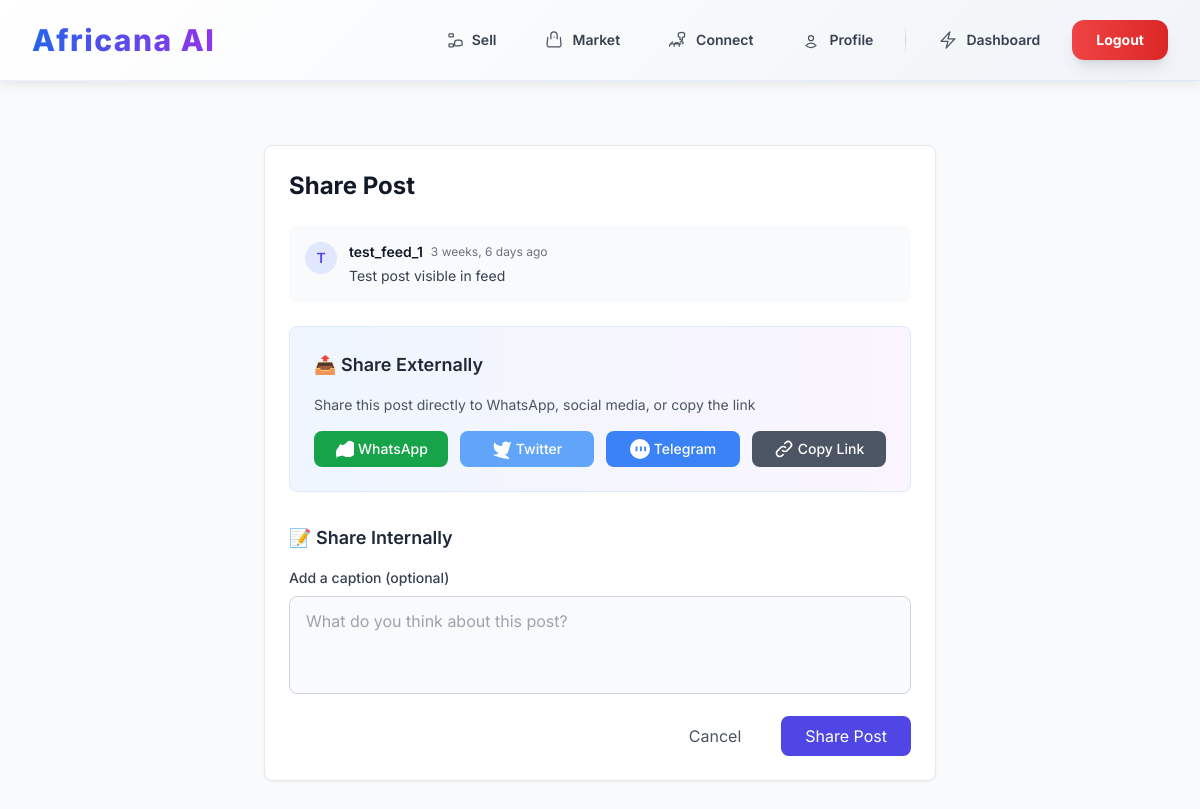
The page /hotel/share-post/8/ (signed in) on the database its author committed.
### hotel/models.py (models this page shows, shortened)
class Post(models.Model):
    author = models.ForeignKey(settings.AUTH_USER_MODEL, on_delete=models.CASCADE, related_name='posts')
    content = models.TextField()
    image = models.ImageField(upload_to='posts/', blank=True, null=True)
    location = models.CharField(max_length=255, blank=True, null=True)
    created_at = models.DateTimeField(auto_now_add=True)
    updated_at = models.DateTimeField(auto_now=True)

### users/models.py (models this page shows, shortened)
class CustomUser(AbstractUser):
    headline = models.CharField(_("Headline"), max_length=255, blank=True, null=True,
                                help_text=_("A professional title or summary, like 'Senior Django Developer'"))
    about = models.TextField(_("About Summary"), blank=True, null=True,
                             help_text=_("A summary of your professional journey and goals."))
    location = models.CharField(_("Location"), max_length=100, blank=True, null=True)
    language = models.CharField(_("Preferred Language"), max_length=10, default='en',
                                help_text=_("User's preferred language for content, e.g., 'en', 'sw', 'fr'"))
    profile_image = CloudinaryField('profile_image', blank=True, null=True,
                                    help_text=_("Upload a professional profile picture."))
    user_type = models.CharField(_("User Type"), max_length=20, choices=[
        ('regular', 'Regular User'),
        ('investor', 'Investor'),
    ], default='regular', help_text=_("Type of user account."))
    is_approved = models.BooleanField(_("Is Approved"), default=False,
                                      help_text=_("Whether this investor account is approved to post partner content."))
    groups = models.ManyToManyField(
        Group,
        verbose_name=_('groups'),
        blank=True,
        related_name="customuser_set",
        related_query_name="customuser",
    )
    user_permissions = models.ManyToManyField(
        Permission,
        verbose_name=_('user permissions'),
        blank=True,
        related_name="customuser_permissions_set",
        related_query_name="customuser_permission",
    )
    def get_full_name(self):
        full_name = f"{self.first_name} {self.last_name}"
        return full_name.strip()

### hotel/views.py (the view, shortened to what this page needs)
# urls.py: path('share-post/<int:post_id>/', views.share_post, name='share_post'),
@login_required
def share_post(request, post_id):
    post = get_object_or_404(Post, id=post_id)
    return render(request, 'hotel/share_post.html', {'post': post})

### hotel/templates/hotel/share_post.html (shortened to what this page needs)
{% extends "base.html" %}
{% load static %}
{% block content %}
<div class="bg-gray-50 min-h-screen py-16 px-4">
    <div class="max-w-2xl mx-auto">
        <div class="bg-white rounded-lg shadow-sm border border-gray-200 p-6">
            <h1 class="text-2xl font-bold text-gray-900 mb-6">Share Post</h1>
            <div class="bg-gray-50 rounded-lg p-4 mb-6">
                <div class="flex items-start space-x-3">
                    <div class="w-8 h-8 bg-indigo-100 rounded-full flex items-center justify-center">
                        <span class="text-indigo-600 font-semibold text-sm">{{ post.author.username|first|upper }}</span>
                    </div>
                    <div class="flex-1">
                        <div class="flex items-center space-x-2">
                            <h3 class="font-semibold text-gray-900 text-sm">{{ post.author.get_full_name|default:post.author.username }}</h3>
                            <span class="text-gray-500 text-xs">{{ post.created_at|timesince }} ago</span>
                        </div>
                        <p class="text-gray-700 text-sm mt-1">{{ post.content }}</p>
                    </div>
                </div>
            </div>
            <div class="mb-8 p-6 bg-gradient-to-r from-blue-50 to-purple-50 rounded-lg border border-blue-100">
                <h2 class="text-lg font-semibold text-gray-800 mb-4">📤 Share Externally</h2>
                <p class="text-sm text-gray-600 mb-4">Share this post directly to WhatsApp, social media, or copy the link</p>
                <div class="grid grid-cols-2 sm:grid-cols-4 gap-3">
                    <button onclick="shareToWhatsApp('{{ post.content|truncatewords:20 }}', '{{ request.build_absolute_uri }}/')" class="flex items-center justify-center px-4 py-2 bg-green-600 text-white rounded-lg hover:bg-green-700 transition-colors duration-200 text-sm font-medium">
                        WhatsApp
                    </button>
                    <button onclick="shareToTwitter('{{ post.content|truncatewords:20 }}', '{{ request.build_absolute_uri }}/')" class="flex items-center justify-center px-4 py-2 bg-blue-400 text-white rounded-lg hover:bg-blue-500 transition-colors duration-200 text-sm font-medium">
                        <svg class="w-5 h-5 mr-1" fill="currentColor" viewBox="0 0 24 24"><path d="M23 3a10.9 10.9 0 01-3.14 1.53 4.48 4.48 0 00-7.86 3v1A10.66 10.66 0 013 4s-4 9 5 13a11.64 11.64 0 01-7 2s9 5 20 5a9.5 9.5 0 00-9-5.5c4.75 2.25 7-2 7-2z"/></svg>
                        Twitter
                    </button>
                    <button onclick="shareTelegram('{{ post.content|truncatewords:20 }}', '{{ request.build_absolute_uri }}/')" class="flex items-center justify-center px-4 py-2 bg-blue-500 text-white rounded-lg hover:bg-blue-600 transition-colors duration-200 text-sm font-medium">
                        Telegram
                    </button>
                    <button onclick="copyShareLink('{{ request.build_absolute_uri }}/')" class="flex items-center justify-center px-4 py-2 bg-gray-600 text-white rounded-lg hover:bg-gray-700 transition-colors duration-200 text-sm font-medium">
                        <svg class="w-5 h-5 mr-1" fill="none" stroke="currentColor" viewBox="0 0 24 24"><path stroke-linecap="round" stroke-linejoin="round" stroke-width="2" d="M13.828 10.172a4 4 0 00-5.656 0l-4 4a4 4 0 105.656 5.656l1.102-1.101m-.758-4.899a4 4 0 005.658 0l4-4a4 4 0 00-5.656-5.656l-1.1 1.1"/></svg>
                        Copy Link
                    </button>
                </div>
            </div>
            <form method="POST" class="space-y-4">
                <h2 class="text-lg font-semibold text-gray-800">📝 Share Internally</h2>
                <div>
                    <label for="caption" class="block text-sm font-medium text-gray-700 mb-2">Add a caption (optional)</label>
                    <textarea name="caption" id="caption" rows="3" placeholder="What do you think about this post?" class="w-full bg-gray-50 border border-gray-300 rounded-lg px-4 py-3 text-gray-900 focus:outline-none focus:ring-2 focus:ring-indigo-500 resize-none"></textarea>
                </div>
                <div class="flex justify-end space-x-4">
                    <a href="{% url 'hotel:social_feed' %}" class="px-6 py-2 text-gray-600 hover:text-gray-800">Cancel</a>
                    <button type="submit" class="bg-indigo-600 text-white px-6 py-2 rounded-lg hover:bg-indigo-700 focus:outline-none focus:ring-2 focus:ring-indigo-500">
                        Share Post
                    </button>
                </div>
            </form>
        </div>
    </div>
</div>
{% endblock %}

### templates/base.html (style rules this page uses)
body { font-family: 'Inter', sans-serif; padding-bottom: 60px; background: linear-gradient(135deg, #f8fafc 0%, #f0f4f8 100%); }
@media (min-width: 768px) { body { padding-bottom: 0; } }

### rows shown on the page
Post: author.username|first "T", author.get_full_name "test_feed_1", created_at "3 weeks, 6 days", content "Test post visible in feed"
